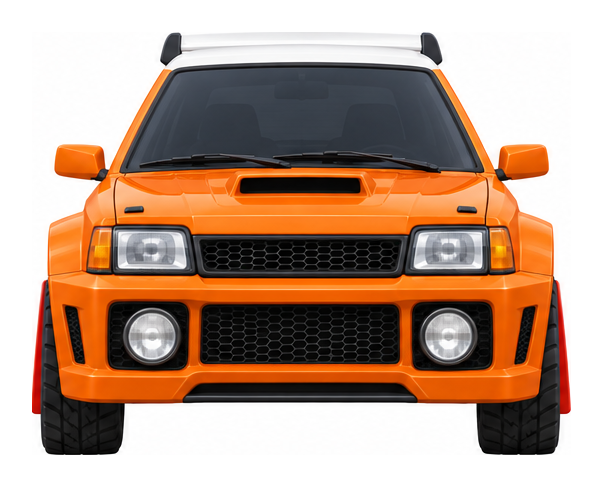
#> input picture art/concepts/cars/views/hatch_front.png, 603 x 487 px, found by its file name; its folder holds 4 pictures in this run
$ python qa_compose.py ../../art/concepts/cars/views/hatch_front.png
#> lines starting #> are read from the running program, lines starting #| are printed output that depends on the picture; pictures that were not available may be replaced by others from this repository, and a replacement may not be noted
"""Compose the per-asset QA views of qa_render.py --views into one sheet per asset (needs Pillow; run on the box).
  python3 qa_compose.py <png_dir>        # reads <png_dir>/views/<NAME>_{front,34,back,34flip}.png
writes <png_dir>/<NAME>_views.jpg (2 x 2: front | 3/4  /  back | 3/4 winding flipped, labelled)."""
import glob
import os
import sys

from PIL import Image, ImageDraw

TAGS = (('front', 'front (Roblox -Z), culling on'), ('34', '3/4 front-right, culling on'),
        ('back', 'back (Roblox +Z), culling on'), ('34flip', '3/4, winding reversed'))
src = sys.argv[1]
names = sorted({os.path.basename(p).rsplit('_', 1)[0] for p in glob.glob(os.path.join(src, 'views', '*_front.png'))})
for n in names:
    ims = [Image.open(os.path.join(src, 'views', f'{n}_{t}.png')).convert('RGB') for t, _l in TAGS]
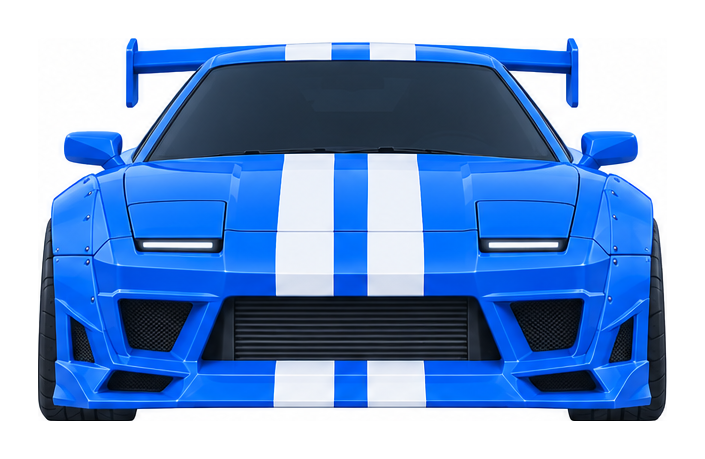
#> input picture art/concepts/cars/views/jdm_coupe_front.png, 705 x 459 px, given in place of hatch_back.png, which was not available
    cw = max(i.width for i in ims)
#> cw = 705
    ch = max(i.height for i in ims) + 28
#> ch = 515
    sheet = Image.new('RGB', (2 * cw, 2 * ch + 30), (20, 22, 30))
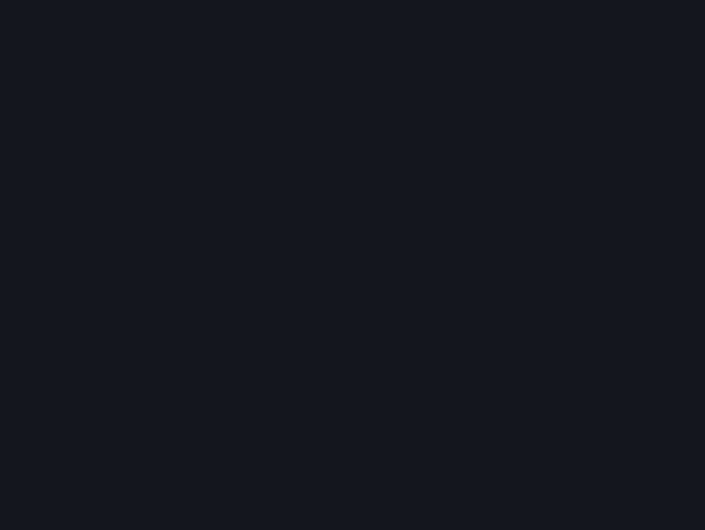
#> sheet: PIL image 1410x1060 RGB (shown at 1/2 size); mean R, G, B 20, 22, 30
    d = ImageDraw.Draw(sheet)
    d.text((8, 8), n, fill=(235, 240, 255))
    for k, (im, (_t, lab)) in enumerate(zip(ims, TAGS)):
        x, y = (k % 2) * cw, 30 + (k // 2) * ch
        sheet.paste(im, (x + (cw - im.width) // 2, y + 24))
        d.text((x + 8, y + 6), lab, fill=(200, 210, 230))
#> this loop made 4 passes
#> (_t, lab, x, y) on passes 1 to 4: ('front', 'front (Roblox -Z), culling on', 0, 30), ('34', '3/4 front-right, culling on', 705, 30), ('back', 'back (Roblox +Z), culling on', 0, 545), ('34flip', '3/4, winding reversed', 705, 545)
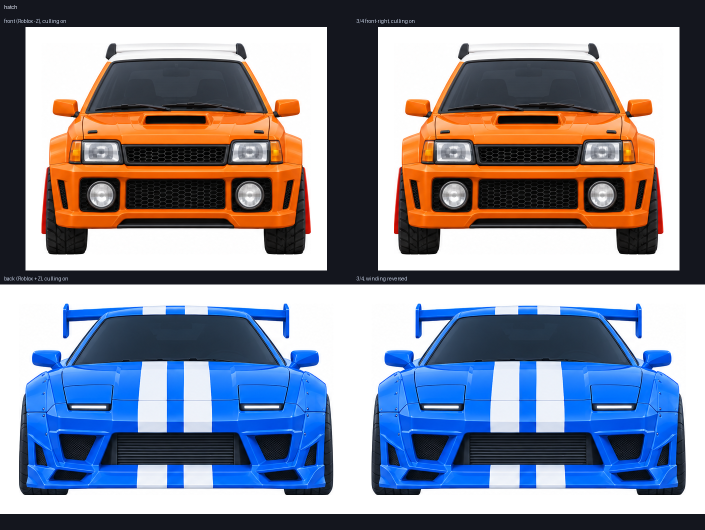
#> sheet: PIL image 1410x1060 RGB (shown at 1/2 size); mean R, G, B 130.5, 133.6, 148.4
    out = os.path.join(src, f'{n}_views.jpg')
    sheet.save(out, quality=88)
    print(out, sheet.size)
#| ../../art/concepts/cars/views/hatch_front.png/hatch_views.jpg (1410, 1060)
#> (the run stopped early here; a loop or call above may not have finished)
